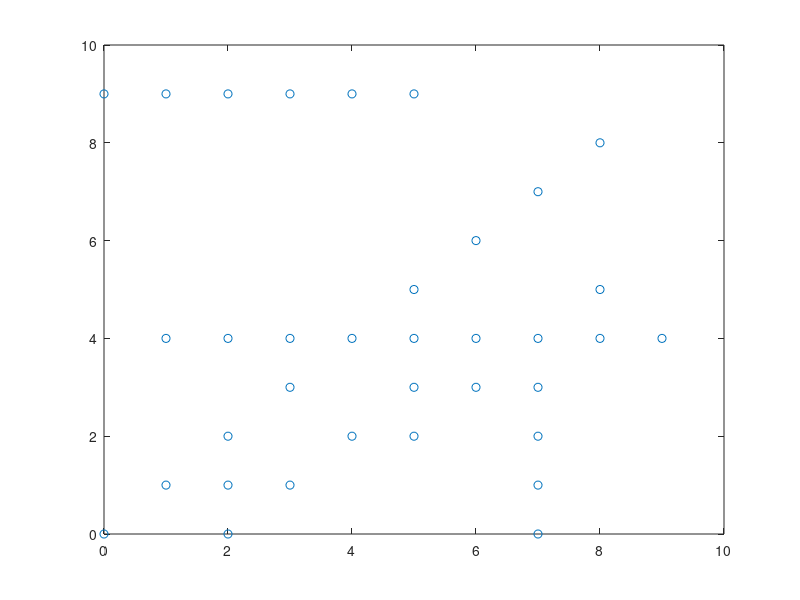

MATLAB code for this plot:
x = [0,0,1,1,1,2,2,2,2,2,3,3,3,3,4,4,4,5,5,5,5,5,6,6,6,7,7,7,7,7,7,8,8,8,9];
y = [0,9,1,4,9,0,1,2,4,9,1,3,4,9,2,4,9,2,3,4,5,9,3,4,6,0,1,2,3,4,7,4,5,8,4];
p = plot(x, y, 'o');
waitfor(p)
